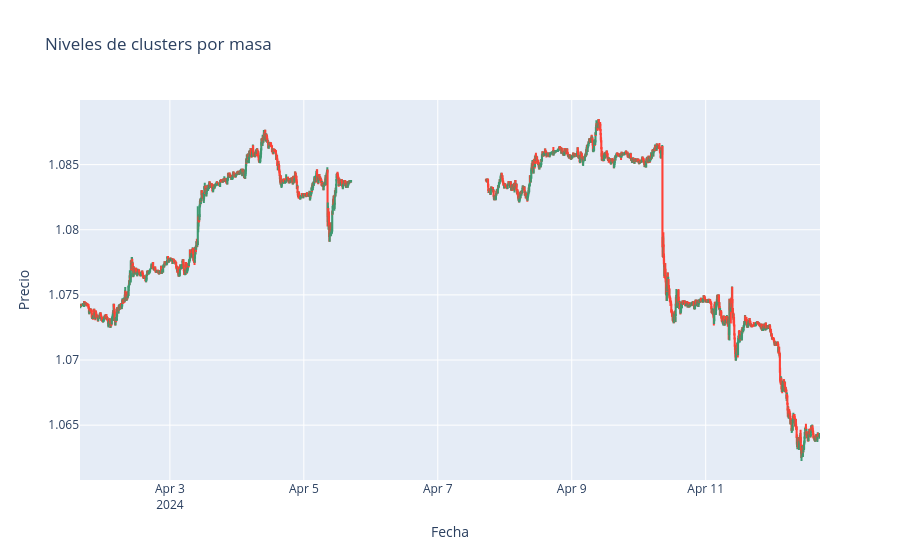

The notebook cell this image was saved under:
### Code cell
import plotly.graph_objects as go

# Agregar velas (candlestick)
fig = go.Figure(
    data=[
        go.Candlestick(  
            x=reference_data['datetime'],
            open=reference_data['open'],
            high=reference_data['high'],
            low=reference_data['low'],
            close=reference_data['close'],
        )
        ]
    )

fig.update_layout(
    title="Niveles de clusters por masa",
    xaxis_title="Fecha",
    yaxis_title="Precio",
    xaxis_rangeslider_visible=False
)



fig.show()

### Figure 1 — Plotly figure (JSON) as saved in the notebook; plotly's stock layout.template omitted (floating-point values rounded to 4 significant figures; data arrays with more than 128 entries replaced by an {"elided": "..."} marker saying what was removed)
{"data": [{"close": {"elided": "2579 float values"}, "high": {"elided": "2579 float values"}, "low": {"elided": "2579 float values"}, "open": {"elided": "2579 float values"}, "type": "candlestick", "x": {"elided": "2579 str values"}}], "layout": {"title": {"text": "Niveles de clusters por masa"}, "xaxis": {"rangeslider": {"visible": false}, "title": {"text": "Fecha"}}, "yaxis": {"title": {"text": "Precio"}}}}
